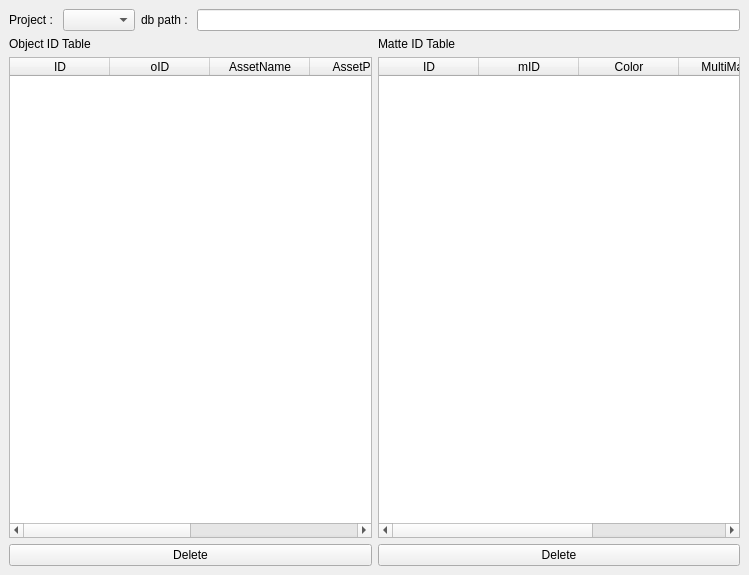
<?xml version="1.0" encoding="UTF-8"?>
<ui version="4.0">
 <class>dbViewerWindow</class>
 <widget class="QMainWindow" name="dbViewerWindow">
  <property name="geometry">
   <rect>
    <x>0</x>
    <y>0</y>
    <width>749</width>
    <height>575</height>
   </rect>
  </property>
  <property name="windowTitle">
   <string>MainWindow</string>
  </property>
  <widget class="QWidget" name="centralwidget">
   <layout class="QVBoxLayout" name="verticalLayout_4">
    <item>
     <layout class="QHBoxLayout" name="horizontalLayout_3">
      <item>
       <widget class="QLabel" name="label_4">
        <property name="text">
         <string>Project : </string>
        </property>
       </widget>
      </item>
      <item>
       <widget class="QComboBox" name="project_comboBox"/>
      </item>
      <item>
       <widget class="QLabel" name="label_3">
        <property name="text">
         <string>db path : </string>
        </property>
       </widget>
      </item>
      <item>
       <widget class="QLineEdit" name="dbPath_lineEdit"/>
      </item>
     </layout>
    </item>
    <item>
     <layout class="QHBoxLayout" name="horizontalLayout_4">
      <item>
       <layout class="QVBoxLayout" name="verticalLayout">
        <item>
         <widget class="QLabel" name="label">
          <property name="text">
           <string>Object ID Table</string>
          </property>
         </widget>
        </item>
        <item>
         <widget class="QTableWidget" name="objectID_tableWidget">
          <column>
           <property name="text">
            <string>ID</string>
           </property>
          </column>
          <column>
           <property name="text">
            <string>oID</string>
           </property>
          </column>
          <column>
           <property name="text">
            <string>AssetName</string>
           </property>
          </column>
          <column>
           <property name="text">
            <string>AssetPath</string>
           </property>
          </column>
          <column>
           <property name="text">
            <string>User</string>
           </property>
          </column>
          <column>
           <property name="text">
            <string>mID</string>
           </property>
          </column>
         </widget>
        </item>
        <item>
         <widget class="QPushButton" name="delete_pushButton">
          <property name="text">
           <string>Delete</string>
          </property>
         </widget>
        </item>
       </layout>
      </item>
      <item>
       <layout class="QVBoxLayout" name="verticalLayout_2">
        <item>
         <widget class="QLabel" name="label_2">
          <property name="text">
           <string>Matte ID Table</string>
          </property>
         </widget>
        </item>
        <item>
         <widget class="QTableWidget" name="matteID_tableWidget">
          <column>
           <property name="text">
            <string>ID</string>
           </property>
          </column>
          <column>
           <property name="text">
            <string>mID</string>
           </property>
          </column>
          <column>
           <property name="text">
            <string>Color</string>
           </property>
          </column>
          <column>
           <property name="text">
            <string>MultiMatte</string>
           </property>
          </column>
          <column>
           <property name="text">
            <string>VrayMtl</string>
           </property>
          </column>
         </widget>
        </item>
        <item>
         <widget class="QPushButton" name="delete2_pushButton">
          <property name="text">
           <string>Delete</string>
          </property>
         </widget>
        </item>
       </layout>
      </item>
     </layout>
    </item>
   </layout>
  </widget>
  <widget class="QMenuBar" name="menubar">
   <property name="geometry">
    <rect>
     <x>0</x>
     <y>0</y>
     <width>749</width>
     <height>21</height>
    </rect>
   </property>
  </widget>
 </widget>
 <resources/>
 <connections/>
</ui>
